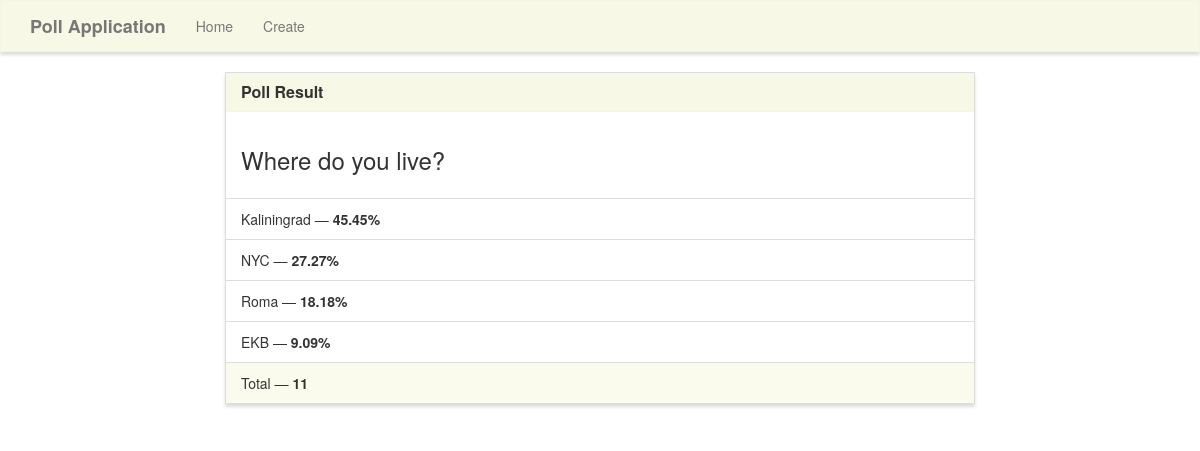
The app's page /results/8/ with its own data.
### polls/models.py (models this page shows, shortened)
class Poll(models.Model):
    TYPES_OF_POLLS = (
        ('text', 'Text'),
        ('select_one', 'Select One'),
        ('select_multiple', 'Select Multiple'),
    )
    question = models.CharField(max_length=200)
    start = models.DateField(null=True, blank=True)
    finish = models.DateField(null=True, blank=True)
    description = models.TextField(max_length=4000, null=True, blank=True)
    type = models.CharField(max_length=50, choices=TYPES_OF_POLLS, verbose_name='Types of polls', default='text')
    @property
    def total(self):
        return Option.objects.filter(poll__id=self.id).aggregate(Sum('count'))['count__sum']

class Option(models.Model):
    poll = models.ForeignKey(Poll, on_delete=models.CASCADE)
    text = models.CharField(max_length=30, null=True, blank=True)
    count = models.IntegerField(default=0)
    @property
    def percent(self):
        number = int(self.count)/int(self.poll.total)*100
        def toFixed(numObj, digits=0):
            return f"{numObj:.{digits}f}"
        if number==float(int(number)):
            return toFixed(number, digits=0)
        else:
            return toFixed(number, digits=2)

### polls/views.py (the view)
# urls.py: path('results/<poll_id>/', polls_views.results, name='results'),
def results(request, poll_id):
    poll = Poll.objects.get(pk=poll_id)
    options = Option.objects.filter(poll=poll_id)
    context = {
        'poll': poll,
        'options': options
    }
    return render(request, 'polls/results.html', context)

### polls/templates/polls/results.html (shortened to what this page needs)
{% extends "polls/base.html" %}
{% block main %}
<div class="row">
    <div class="col-lg-8 col-lg-offset-2">
        <div class="panel panel-default">
            <div class="panel-heading">
                <h3 class="panel-title">Poll Result</h3>
            </div>
            <div class="panel-body">
                <h3>{{ poll.question }}</h3>
            </div>
            <ul class="list-group">
                {% for option in options %}
                <li class="list-group-item">{{ option.text }} &mdash; <strong>{{ option.percent }}%</strong></li>
                {% endfor %}
            </ul>
            <div class="panel-footer">
                Total &mdash; <strong>{{ poll.total }}</strong>
            </div>
        </div>
    </div>
</div>
{% endblock %}

### polls/static/style.css (style rules this page uses)
.navbar-default, .btn, .form-control, .panel { border-radius: 0; }
.panel-default > .panel-heading { color: #333; background-color: rgba(245, 245, 220, .7); border-color: rgba(245, 245, 220, .6); border-top-left-radius: 0; border-top-right-radius: 0; }
.panel-footer { background-color: rgba(245, 245, 220, .5); border-color: rgba(245, 245, 220, .4); }
.panel { box-shadow: 0px 3px 3px 0px #ddd; }
a.navbar-brand, .panel-title { font-weight: bolder; }

### records on screen
Poll: question "Where do you live?", total "11"
Option: text "Kaliningrad", percent "45.45"
Option: text "NYC", percent "27.27"
Option: text "Roma", percent "18.18"
Option: text "EKB", percent "9.09"
